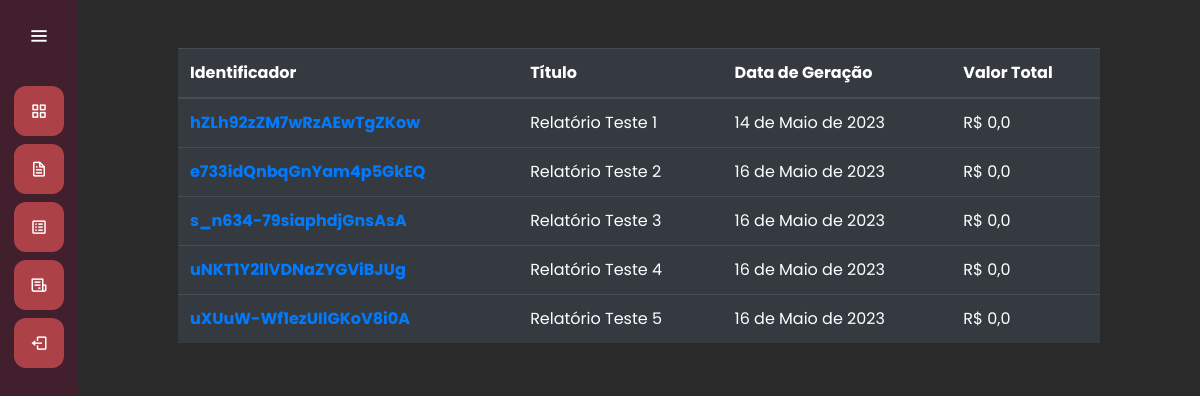
The page /relatorios/listar_relatorio/ (signed in) on the database as committed earlier.
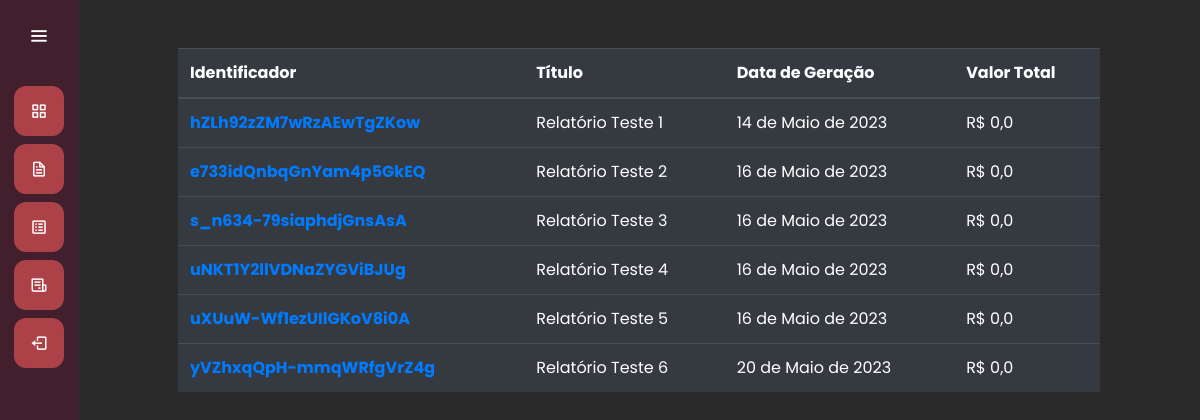
The same page on the database as committed later.
### relatorios/models.py (models this page shows, shortened)
class Relatorio(models.Model):
    titulo = models.CharField(max_length=50)
    categoria_relatorio = models.ManyToManyField(CategoriaRelatorio)
    data_geracao = models.DateField(null=True)
    protocolo = models.CharField(max_length=52, null=True, blank=True)
    identificador = models.CharField(max_length=24, null=True, blank=True)
    def valor_total(self):
        valor_total = float(0)
        for categoria in self.categoria_relatorio.all():
            valor_total += float(categoria.valor)
        return valor_total

class CategoriaRelatorio (models.Model):
    titulo = models.CharField(max_length=3, choices=ChoicesCategoriaRelatorio.choices)
    valor = models.DecimalField(max_digits=8, decimal_places=2, null=True, blank=True, default=None)

### relatorios/views.py (the view)
# urls.py: path('listar_relatorio/', views.listar_relatorio, name="listar_relatorio"),
@login_required(login_url="/auth/login/")
def listar_relatorio(request):
    if request.method == "GET":
        relatorios = Relatorio.objects.all()
        return render(request, 'listar_relatorio.html', {'relatorios': relatorios})

### relatorios/templates/listar_relatorio.html
{% extends 'base.html' %}
{% load static %}
{% block 'head'  %}
    <link rel="stylesheet" href="{% static 'autorizacao/css/autorizacao.css' %}">
    <link rel="stylesheet" href="{% static 'relatorios/css/listar_relatorio.css' %}">
{% endblock  %}
{% block 'dashboard'  %}
    <br>
    <br>
    <div class="container-fluid distanciamento">
        <table class="table table-dark">
            <thead>
                <tr>
                    <th scope="col">Identificador</th>
                    <th scope="col">Título</th>
                    <th scope="col">Data de Geração</th>
                    <th scope="col">Valor Total</th>
                </tr>
            </thead>
            <tbody>
                {% for relatorio in relatorios %}
                    <tr>
                        <th scope="row"><a href="{% url 'relatorio' relatorio.identificador %}">{{relatorio.identificador}}</a></th>
                        <td>{{relatorio.titulo}}</td>
                        <td>{{relatorio.data_geracao}}</td>
                        <td>R$ {{relatorio.valor_total}}</td>
                    </tr>
                {% endfor %}
            </tbody>
        </table>
    </div>
{% endblock  %}

Rows that differ between the two databases and show on the page:
added Relatorio: identificador "yVZhxqQpH-mmqWRfgVrZ4g", titulo "Relatório Teste 6", data_geracao "20 de Maio de 2023", valor_total "0,0"
